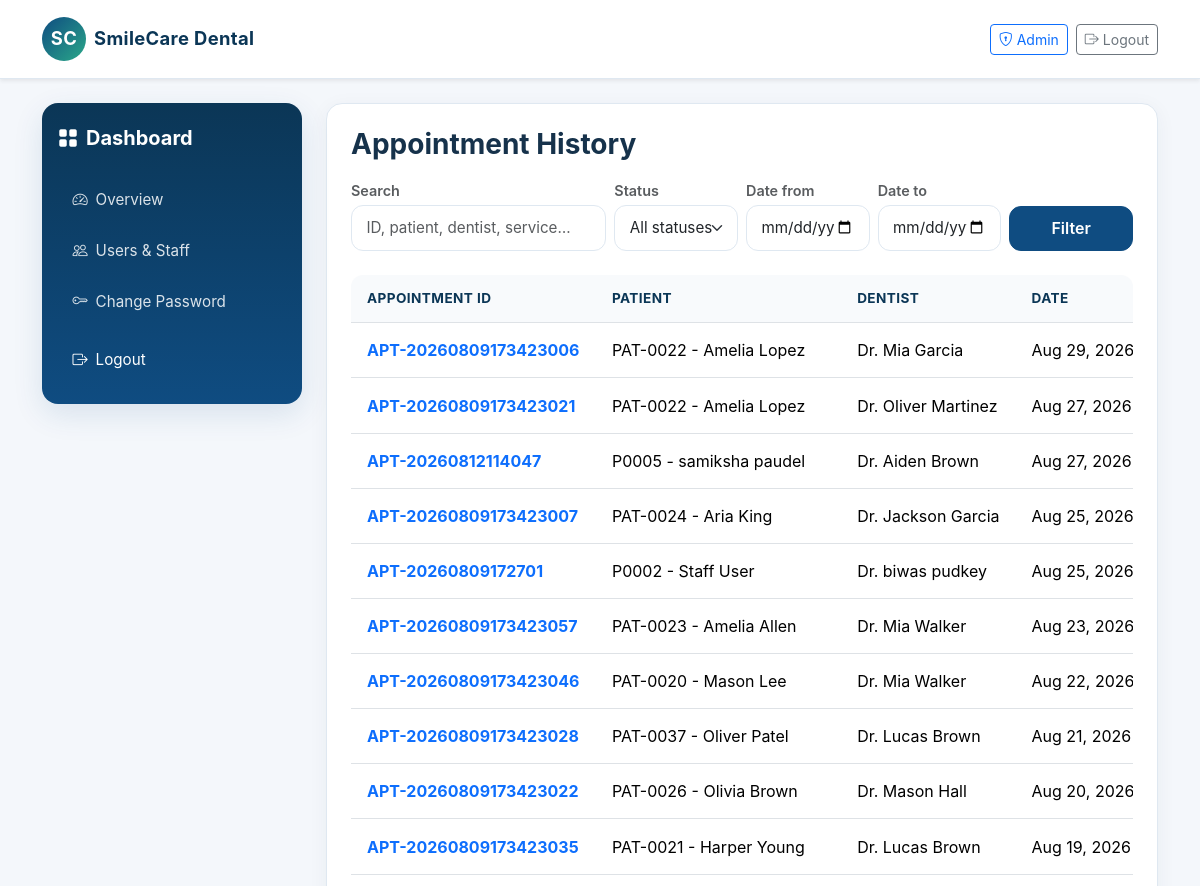
The page /appointments/history/ (signed in, upper part) on the database as committed earlier.
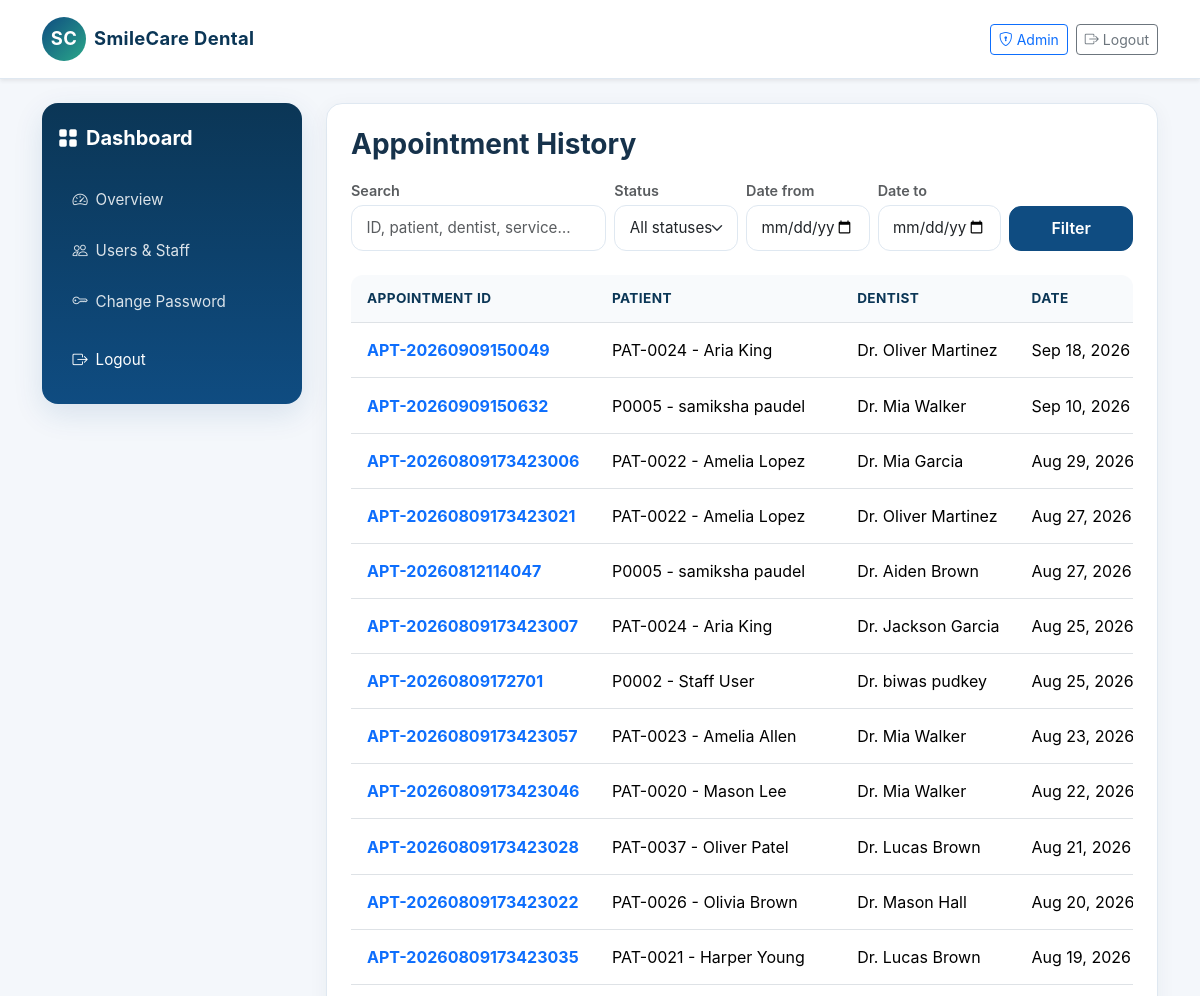
The same page on the database as committed later.
### appointments/models.py (models this page shows, shortened)
class Appointment(models.Model):
    STATUS_CHOICES = (
        ('Pending', 'Pending'),
        ('Confirmed', 'Confirmed'),
        ('Checked-In', 'Checked-In'),
        ('Completed', 'Completed'),
        ('Cancelled', 'Cancelled'),
        ('Rescheduled', 'Rescheduled'),
        ('No-Show', 'No-Show'),
    )
    appointment_id = models.CharField(max_length=20, unique=True)
    patient = models.ForeignKey(Patient, related_name='appointments', on_delete=models.CASCADE)
    dentist = models.ForeignKey(Dentist, related_name='appointments', on_delete=models.CASCADE)
    service = models.ForeignKey(DentalService, related_name='appointments', on_delete=models.CASCADE)
    appointment_date = models.DateField()
    start_time = models.TimeField()
    end_time = models.TimeField()
    reason = models.CharField(max_length=200)
    notes = models.TextField(blank=True)
    status = models.CharField(max_length=20, choices=STATUS_CHOICES, default='Pending')
    cancellation_reason = models.TextField(blank=True)
    cancelled_at = models.DateTimeField(null=True, blank=True)
    created_at = models.DateTimeField(auto_now_add=True)
    updated_at = models.DateTimeField(auto_now=True)
    class Meta:
        constraints = [
            models.CheckConstraint(condition=Q(end_time__gt=F('start_time')), name='check_appointment_times'),
        ]

### patients/models.py (models this page shows)
class Patient(models.Model):
    GENDER_CHOICES = (
        ('M', 'Male'),
        ('F', 'Female'),
        ('O', 'Other'),
    )
    patient_id = models.CharField(max_length=20, unique=True)
    user = models.OneToOneField(settings.AUTH_USER_MODEL, on_delete=models.CASCADE)
    date_of_birth = models.DateField(null=True, blank=True)
    gender = models.CharField(max_length=1, choices=GENDER_CHOICES, blank=True)
    phone = models.CharField(max_length=20, blank=True)
    address = models.TextField(blank=True)
    emergency_contact = models.CharField(max_length=100, blank=True)
    emergency_contact_phone = models.CharField(max_length=20, blank=True)
    medical_notes = models.TextField(blank=True)
    allergies = models.TextField(blank=True)
    created_at = models.DateTimeField(auto_now_add=True)
    updated_at = models.DateTimeField(auto_now=True)
    class Meta:
        ordering = ['-created_at']
    def __str__(self):
        return f"{self.patient_id} - {self.user.get_full_name() or self.user.username}"

### accounts/models.py (models this page shows, shortened)
class User(AbstractUser):
    ROLE_CHOICES = (
        ('patient', 'Patient'),
        ('staff', 'Staff'),
        ('dentist', 'Dentist'),
        ('admin', 'Admin'),
    )
    ACCOUNT_STATUS_CHOICES = (
        ('pending', 'Pending'),
        ('approved', 'Approved'),
        ('rejected', 'Rejected'),
    )
    role = models.CharField(max_length=20, choices=ROLE_CHOICES, default='patient')
    phone = models.CharField(max_length=20, blank=True)
    account_status = models.CharField(max_length=20, choices=ACCOUNT_STATUS_CHOICES, default='approved')
    def is_patient(self):
        return self.role == 'patient'
    def is_staff_role(self):
        return self.role in {'staff', 'admin'}
    def is_dentist(self):
        return self.role == 'dentist'
    def is_admin(self):
        return self.role == 'admin'
    def is_dentist_approved(self):
        return self.is_dentist() and self.is_active and self.account_status == 'approved'

### dentists/models.py (models this page shows)
class Dentist(models.Model):
    dentist_id = models.CharField(max_length=20, unique=True)
    user = models.OneToOneField(settings.AUTH_USER_MODEL, on_delete=models.CASCADE)
    specialization = models.CharField(max_length=100)
    license_number = models.CharField(max_length=50, unique=True)
    phone = models.CharField(max_length=20, blank=True)
    biography = models.TextField(blank=True)
    years_of_experience = models.PositiveIntegerField(default=0)
    profile_photo = models.CharField(max_length=200, blank=True)
    active = models.BooleanField(default=True)
    created_at = models.DateTimeField(auto_now_add=True)
    def __str__(self):
        return f"Dr. {self.user.get_full_name() or self.user.username}"

### appointments/views.py (the view, shortened to what this page needs)
# urls.py: path('history/', appointment_history, name='appointment_history'),
@login_required
def appointment_history(request):
    q = request.GET.get('q', '').strip()
    status_filter = request.GET.get('status', '').strip()
    date_from = request.GET.get('date_from', '').strip()
    date_to = request.GET.get('date_to', '').strip()
    if request.user.is_admin() or request.user.is_staff_role():
        appointments = Appointment.objects.all()
    elif request.user.is_dentist_approved():
        appointments = Appointment.objects.filter(dentist__user=request.user)
    else:
        appointments = Appointment.objects.filter(patient__user=request.user)
    if status_filter:
        appointments = appointments.filter(status=status_filter)
    if date_from:
        try:
            from datetime import date as _date
            appointments = appointments.filter(appointment_date__gte=datetime.strptime(date_from, '%Y-%m-%d').date())
        except ValueError:
            pass
    if date_to:
        try:
            from datetime import date as _date
            appointments = appointments.filter(appointment_date__lte=datetime.strptime(date_to, '%Y-%m-%d').date())
        except ValueError:
            pass
    appointments = appointments.order_by('-appointment_date', '-start_time')
    status_choices = ['Pending', 'Confirmed', 'Checked-In', 'Completed', 'Cancelled', 'Rescheduled', 'No-Show']
    return render(request, 'dashboard/appointment_history.html', {
        'appointments': appointments,
        'q': q,
        'status_filter': status_filter,
        'date_from': date_from,
        'date_to': date_to,
        'status_choices': status_choices,
    })

### appointments/templatetags/status_tags.py (called while the page is built)
@register.filter
def status_badge_class(status):
    return STATUS_CLASS_MAP.get(status, 'pill-secondary')

### templates/dashboard/appointment_history.html (shortened to what this page needs)
{% extends 'base.html' %}
{% load status_tags %}
{% block content %}
<div class="dashboard-shell">
    {% include 'dashboard/_sidebar.html' %}
    <div class="main-panel">
        <div class="card-soft p-3 p-md-4">
            <h3 class="fw-bold mb-3">{% if request.user.is_dentist_approved %}Patient Cases{% else %}Appointment History{% endif %}</h3>
            <form method="get" class="mb-4">
                <div class="row g-2 align-items-end">
                    <div class="col-12 col-md-4">
                        <label class="form-label small text-muted mb-1">Search</label>
                        <input type="search" name="q" class="form-control" placeholder="ID, patient, dentist, service…" value="{{ q }}">
                    </div>
                    <div class="col-6 col-md-2">
                        <label class="form-label small text-muted mb-1">Status</label>
                        <select name="status" class="form-select">
                            <option value="">All statuses</option>
                        </select>
                    </div>
                    <div class="col-6 col-md-2">
                        <label class="form-label small text-muted mb-1">Date from</label>
                        <input type="date" name="date_from" class="form-control" value="{{ date_from }}">
                    </div>
                    <div class="col-6 col-md-2">
                        <label class="form-label small text-muted mb-1">Date to</label>
                        <input type="date" name="date_to" class="form-control" value="{{ date_to }}">
                    </div>
                    <div class="col-6 col-md-2 d-flex gap-2">
                        <button class="btn btn-primary min-height-44 w-100" type="submit">Filter</button>
                    </div>
                </div>
            </form>
            <div class="table-responsive">
                <table class="table align-middle text-nowrap">
                    <thead>
                        <tr>
                            <th>Appointment ID</th>
                            <th>Patient</th>
                            <th>Dentist</th>
                            <th>Date</th>
                        </tr>
                    </thead>
                    <tbody>
                        {% for appointment in appointments %}
                        <tr>
                            <td><a href="{% url 'appointment_detail' appointment.pk %}" class="fw-bold text-primary">{{ appointment.appointment_id }}</a></td>
                            <td>{{ appointment.patient }}</td>
                            <td>{{ appointment.dentist }}</td>
                            <td>{{ appointment.appointment_date|date:"M d, Y" }}</td>
                        </tr>
                        {% empty %}
                        <tr><td colspan="7"><div class="empty-state py-4 text-center">No appointments found.</div></td></tr>
                        {% endfor %}
                    </tbody>
                </table>
            </div>
        </div>
    </div>
</div>
{% endblock %}

Rows that differ between the two databases and show on the page:
added Appointment: appointment_id "APT-20260909150049", patient "PAT-0024 - Aria King", dentist "Dr. Oliver Martinez", appointment_date "Sep 18, 2026"
added Appointment: appointment_id "APT-20260909150632", patient "P0005 - samiksha paudel", dentist "Dr. Mia Walker", appointment_date "Sep 10, 2026"
